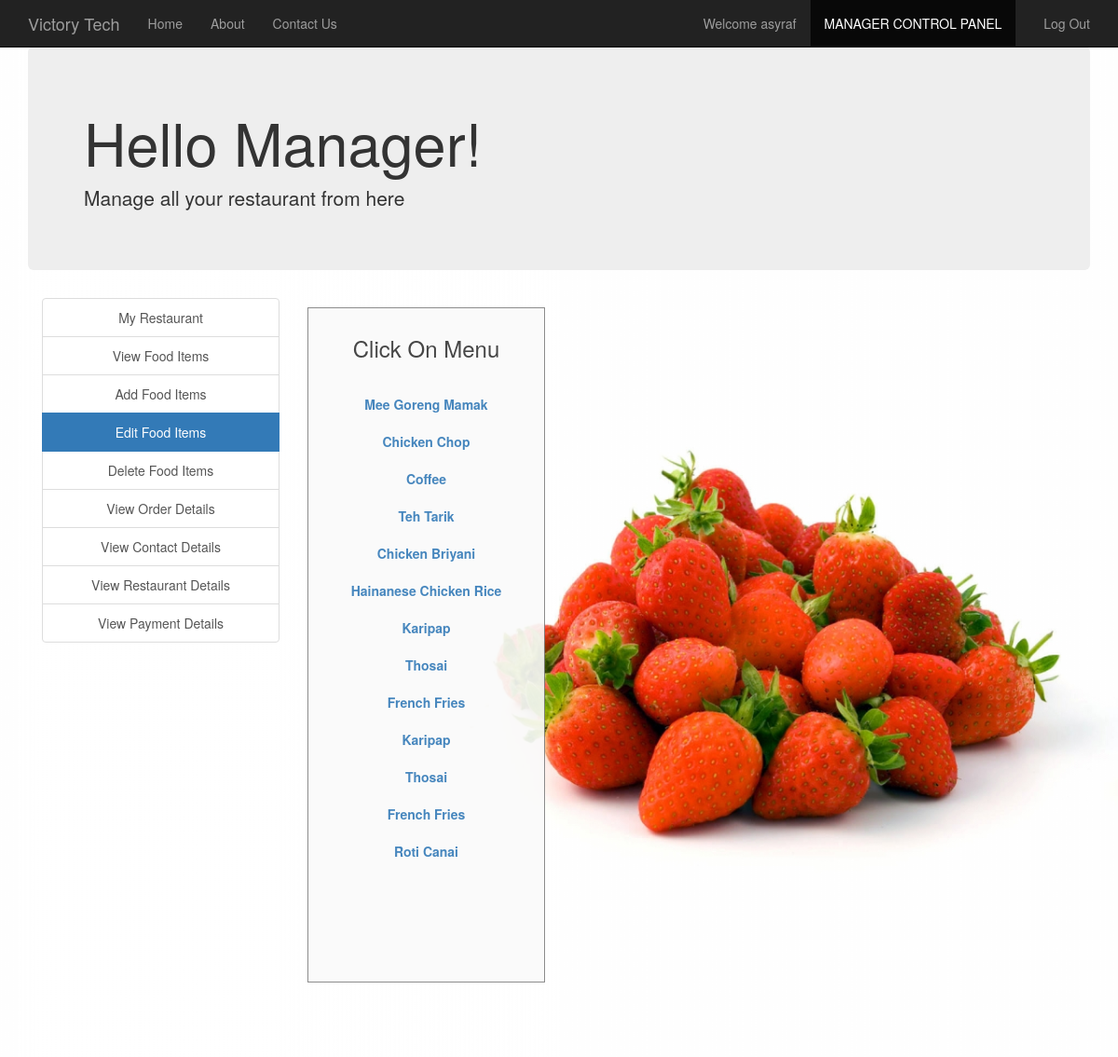
The app's page /edit_food_items.php (signed in) with its own data.
### tables this page shows
CREATE TABLE `manager` (
  `username` varchar(30) NOT NULL,
  `fullname` varchar(30) NOT NULL,
  `email` varchar(30) NOT NULL,
  `contact` varchar(30) NOT NULL,
  `address` varchar(50) NOT NULL,
  `password` varchar(30) NOT NULL
);

CREATE TABLE `food` (
  `F_ID` int(30) NOT NULL,
  `name` varchar(30) NOT NULL,
  `price` float NOT NULL,
  `description` varchar(200) NOT NULL,
  `R_ID` int(30) NOT NULL,
  `images_path` varchar(200) NOT NULL,
  `options` varchar(10) NOT NULL DEFAULT 'ENABLE'
);

### session_m.php (called while the page is built, shortened)
<?php
$conn = Connect();
$user_check=$_SESSION['login_user1'];
$query = "SELECT username FROM MANAGER WHERE username = '$user_check'";
$ses_sql = mysqli_query($conn, $query);
$row = mysqli_fetch_assoc($ses_sql);
$login_session =$row['username'];
?>

### edit_food_items.php (the view, shortened to what this page needs)
<?php
include('session_m.php');
?>
<!DOCTYPE html>
<html>
  <head>
  </head>
  <link rel="stylesheet" type = "text/css" href ="css/edit_food_items.css">
  <link rel="stylesheet" type = "text/css" href ="css/bootstrap.min.css">
  <body>
    <nav class="navbar navbar-inverse navbar-fixed-top navigation-clean-search" role="navigation">
      <div class="container">
        <div class="navbar-header">
          <a class="navbar-brand" href="index.php">Victory Tech</a>
        </div>
        <div class="collapse navbar-collapse " id="myNavbar">
          <ul class="nav navbar-nav">
            <li><a href="index.php">Home</a></li>
            <li><a href="aboutus.php">About</a></li>
            <li><a href="ContactModule/contactus.php">Contact Us</a></li>
          </ul>
          <ul class="nav navbar-nav navbar-right">
            <li><a href="#"><span class="glyphicon glyphicon-user"></span> Welcome <?php echo $login_session; ?> </a></li>
            <li class="active"> <a href="managerlogin.php">MANAGER CONTROL PANEL</a></li>
            <li><a href="logout_m.php"><span class="glyphicon glyphicon-log-out"></span> Log Out </a></li>
          </ul>
        </div>
      </div>
    </nav>
<div class="container">
    <div class="jumbotron">
     <h1>Hello Manager! </h1>
     <p>Manage all your restaurant from here</p>
    </div>
    </div>
<div class="container">
    	<div class="col-xs-3" style="text-align: center;">
    	<div class="list-group">
    		<a href="RestaurantModule/myrestaurant.php" class="list-group-item ">My Restaurant</a>
    		<a href="view_food_items.php" class="list-group-item ">View Food Items</a>
    		<a href="add_food_items.php" class="list-group-item ">Add Food Items</a>
    		<a href="edit_food_items.php" class="list-group-item active">Edit Food Items</a>
    		<a href="delete_food_items.php" class="list-group-item ">Delete Food Items</a>
			<a href="view_order_details.php" class="list-group-item ">View Order Details</a>
			<a href="ContactModule/view_contact.php" class="list-group-item ">View Contact Details</a>
			<a href="RestaurantModule/ViewRestaurant.php" class="list-group-item ">View Restaurant Details</a>
			<a href="PaymentModule/viewPayment.php" class="list-group-item ">View Payment Details</a>
    	</div>
    </div>
<div class="col-xs-3">
  <div class="form-area" style="padding: 10px 10px 110px 10px; ">
    <div style="text-align: center;">
      <h3>Click On Menu <br><br></h3>
    </div>
    <?php
    $query = mysqli_query($conn, "SELECT * FROM food f WHERE f.R_ID IN (SELECT r.R_ID FROM RESTAURANTS r WHERE r.M_ID='$user_check') ORDER BY F_ID");
    while ($row = mysqli_fetch_array($query)) {
      ?>
      <div class="list-group" style="text-align: center;">
        <?php
      echo "<b><a href='edit_food_items.php?update= {$row['F_ID']}'>{$row['name']}</a></b>";
        ?>
      </div>
    <?php
    }
    ?>
  </div>
</div>
</div>
  </body>
<br>
</html>

### css/edit_food_items.css (style rules this page uses)
body,html { height: 100%; }
body { padding-top: 50px; background-image: url('headerimg2.jpg'); background-repeat: repeat; background-size: 100%; }
.form-area { background-color: #FAFAFA; padding: 10px 40px 60px; margin: 10px 0px 60px; border: 1px solid GREY; opacity:0.9; }

### records on screen
manager: username "asyraf"
food: name "Mee Goreng Mamak"
food: name "Chicken Chop"
food: name "Coffee"
food: name "Teh Tarik"
food: name "Chicken Briyani"
food: name "Hainanese Chicken Rice"
food: name "Karipap"
food: name "Thosai"
food: name "French Fries"
food: name "Karipap"
food: name "Thosai"
food: name "French Fries"
food: name "Roti Canai"
